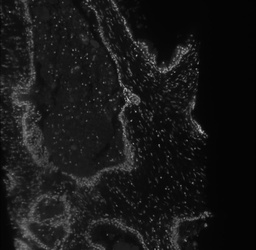
#> input picture data/test_nuclei_000004.jpg, 256 x 250 px, shrunk from 1025 x 1000 before the run
$ jupyter execute --allow-errors mainupdate.ipynb
#> lines starting #> are read from the running program, lines starting #| are printed output that depends on the picture; after the words box and inside, x2 and y2 are one past the last pixel; in counts of white or black regions, pixels touching at a corner belong together
# Parallelization for Microscopic Image Deconvolution

### Import related packages

[cell 1]
import numpy as np
import matplotlib.pyplot as plt
import cv2
from time import time
from numba import cuda
from skimage import color
from scipy.signal import convolve

### Define Richardson-Lucy algorithm
Code largely borrowed from skimage.restorian package, not parallelized

[cell 2]
def richardson_lucy(image, psf, num_iter=50):
   """Richardson-Lucy deconvolution.

   Parameters
   ----------
   image : ndarray
      Input degraded image (can be N dimensional).
   psf : ndarray
      The point spread function.
   num_iter : int, optional
      Number of iterations. This parameter plays the role of
      regularisation.

   Returns
   -------
   im_deconv : ndarray
      The deconvolved image.

   References
   ----------
   [1] https://en.wikipedia.org/wiki/Richardson%E2%80%93Lucy_deconvolution
   [2] https://scikit-image.org/docs/stable/auto_examples/filters/plot_deconvolution.html
   """
#> called with psf = array of shape (5, 5), num_iter = 50
   im_deconv = np.full(image.shape, 0.5, dtype=image.dtype)
   psf_mirror = np.flip(psf)

   # Small regularization parameter used to avoid 0 divisions
   eps = 1e-12

   for _ in range(num_iter):
      conv = convolve(im_deconv, psf, mode='same', method='direct') + eps
      relative_blur = image/conv
      im_deconv *= convolve(relative_blur, psf_mirror, mode='same', method='direct')
#> this loop made 50 passes
#> pass 1, in richardson_lucy, `im_deconv *= convolve(relative_blur, psf_mirror, mode='same', method='..`:
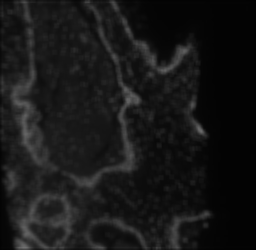
#> im_deconv: shape (250, 256) float64; min 0.00562, max 0.443, mean 0.0925
#> pass 2, in richardson_lucy, `relative_blur = image/conv`:
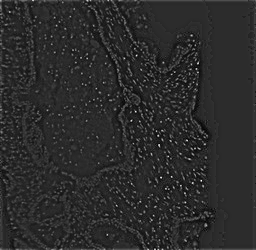
#> relative_blur: shape (250, 256) float64; min 0.11, max 5.24, mean 0.99; drawn with min black and max white
#> after the loop:
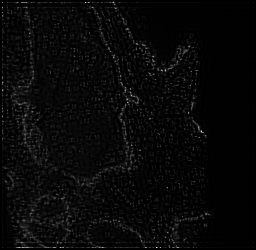
#> im_deconv: shape (250, 256) float64; min 2.88e-20, max 2.78, mean 0.0925; drawn with min black and max white
#> after the loop:
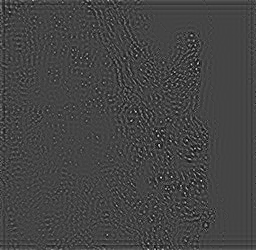
#> relative_blur: shape (250, 256) float64; min 0.119, max 3.38, mean 0.994; drawn with min black and max white

   im_deconv[im_deconv > 1] = 1
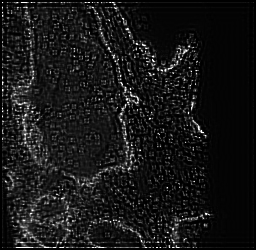
#> im_deconv: shape (250, 256) float64; 0.22% of pixels changed, all inside (x1, y1, x2, y2) = (2, 2, 207, 248)
   im_deconv[im_deconv < -1] = -1

   return im_deconv

### Results and time consumed for traditional R-L deconvolution algorithm

[cell 3]
img = color.rgb2gray(cv2.imread('../data/test_nuclei_000004.jpg'))
psf = np.ones((5, 5))/25

# Restore Image using Richardson-Lucy algorithm
start = time()
deconvolved_RL = richardson_lucy(img, psf)
end = time()
elapsed = end - start
print("CPU: Richardson_lucy execution time: ", elapsed, "s")

fig, ax = plt.subplots(nrows=1, ncols=2, figsize=(20, 12))
plt.gray()

for a in (ax[0], ax[1]):
       a.axis('off')

ax[0].imshow(img)
ax[0].set_title('Original Data')

ax[1].imshow(deconvolved_RL)
ax[1].set_title('Restoration using Richardson-Lucy')


fig.subplots_adjust(wspace=0.02, hspace=0.2,
                    top=0.9, bottom=0.05, left=0, right=1)
plt.show()

### Parallelize the convolution part of the R-L algorithm using stencil of any size

#> (a cell that did not finish here is left out)

### Plot the image before and after the convolution

[cell 5]
PSF = np.ones((5, 5))/25
#> PSF = [[0.04, 0.04, 0.04, 0.04, 0.04], [0.04, 0.04, 0.04, 0.04, 0.04], [0.04, 0.04, 0.04, 0.04, 0.04], [0.04, 0.04, 0.04, 0.04, 0.04], [0.04, 0.04, 0.04, 0.04, 0.04]]
#> (the rest of this cell did not finish here and is left out)

### Implement the parallelized version of R-L algorithm

[cell 6]
def rl_par(image, psf, num_iter=50):
   """Richardson-Lucy deconvolution.

   Arguments:
        image : ndarray
            Input degraded image (can be N dimensional).
        psf : ndarray
            The point spread function.
        num_iter : int, optional
            Number of iterations. This parameter plays the role of
            regularisation.

   Returns:
        im_deconv : ndarray
        The deconvolved image.

   References:
   [1] https://en.wikipedia.org/wiki/Richardson%E2%80%93Lucy_deconvolution
   [2] https://scikit-image.org/docs/stable/auto_examples/filters/plot_deconvolution.html
   """
#> called with psf = array of shape (5, 5), num_iter = 50

   im_deconv = np.full(image.shape, 0.5, dtype=image.dtype)
#    psf_mirror = np.flip(psf)

   # Small regularization parameter used to avoid 0 divisions
   eps = 1e-12
   for _ in range(num_iter):
    #   conv = convolve(im_deconv, psf, mode='same',method='direct') + eps
      conv = conv(im_deconv, 1) + eps
      relative_blur = image/conv
    #   im_deconv *= convolve(relative_blur, psf_mirror, mode='same',method='direct')
      conv = conv(relative_blur, 1) #
      im_deconv *= conv
#> im_deconv: shape (250, 256) float64; every value is 0.5


   im_deconv[im_deconv > 1] = 1
   im_deconv[im_deconv < -1] = -1

   return im_deconv

### Experiment of the parallelized deconvolution algorithm and time consumed

[cell 7]
psf = np.ones((5, 5))/25
start = time()
#> (the rest of this cell did not finish here and is left out)

### Plot the processed images

[cell 8]
fig, ax = plt.subplots(nrows=2, ncols=2, figsize=(20, 20))
plt.gray()

for a in (ax[0, 0], ax[0, 1], ax[1, 0], ax[1, 1]):
       a.axis('off')

ax[0, 0].imshow(img)
ax[0, 0].set_title('Original Data')

#> (the rest of this cell did not finish here and is left out)
